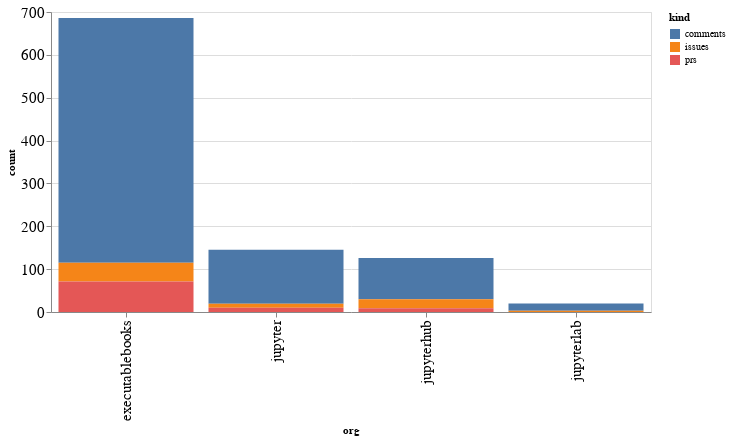

The cell this chart's notebook holds for it:
### Code cell
alt.Chart(org_summaries, width=600).mark_bar().encode(
    x='org',
    y='count',
    color='kind',
    tooltip="org"
)

### Figure 1 — Vega-Lite specification as saved in the notebook (floating-point values rounded to 4 significant figures)
{"config": {"axisLeft": {"labelFontSize": 15}, "axisBottom": {"labelFontSize": 15}}, "data": {"name": "data-7f3494149b0b925643acf23c5f495f76"}, "mark": "bar", "encoding": {"color": {"type": "nominal", "field": "kind"}, "tooltip": {"type": "nominal", "field": "org"}, "x": {"type": "nominal", "field": "org"}, "y": {"type": "quantitative", "field": "count"}}, "width": 600, "$schema": "https://vega.github.io/schema/vega-lite/v4.8.1.json", "datasets": {"data-7f3494149b0b925643acf23c5f495f76": [{"org": "executablebooks", "kind": "comments", "count": 571}, {"org": "executablebooks", "kind": "issues", "count": 44}, {"org": "executablebooks", "kind": "prs", "count": 71}, {"org": "jupyter", "kind": "comments", "count": 126}, {"org": "jupyter", "kind": "issues", "count": 9}, {"org": "jupyter", "kind": "prs", "count": 10}, {"org": "jupyterhub", "kind": "comments", "count": 96}, {"org": "jupyterhub", "kind": "issues", "count": 21}, {"org": "jupyterhub", "kind": "prs", "count": 9}, {"org": "jupyterlab", "kind": "comments", "count": 17}, {"org": "jupyterlab", "kind": "issues", "count": 3}]}}
